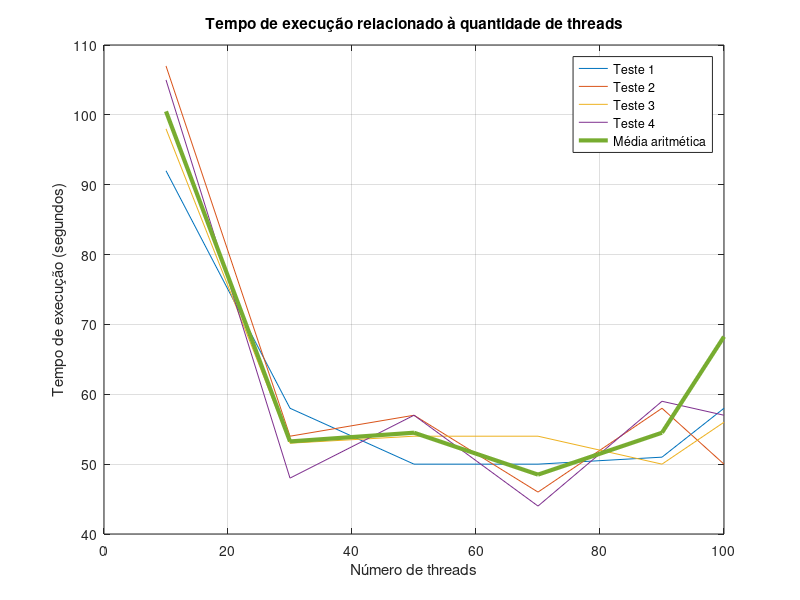

MATLAB code to generate this figure:

%% Defining values
threads = [10 30 50 70 90 100];
%Average
avgTime = [100.5 53.25 54.5 48.5 54.5 68.25];

%Test 1
test1Time = [92 58 50 50 51 58];

%Test 2
test2Time = [107 54 57 46 58 50];

%Test 3
test3Time = [98 53 54 54 50 56];

%Test 4
test4Time = [105 48 57 44 59 57];

%% Plotting
plot(threads,test1Time);
hold on
plot(threads,test2Time);
hold on
plot(threads,test3Time);
hold on
plot(threads,test4Time);
hold on
plot(threads,avgTime,'LineWidth',3);

legend('Teste 1','Teste 2','Teste 3','Teste 4','Média aritmética');
xlabel('Número de threads');
ylabel('Tempo de execução (segundos)');
grid
title('Tempo de execução relacionado à quantidade de threads');